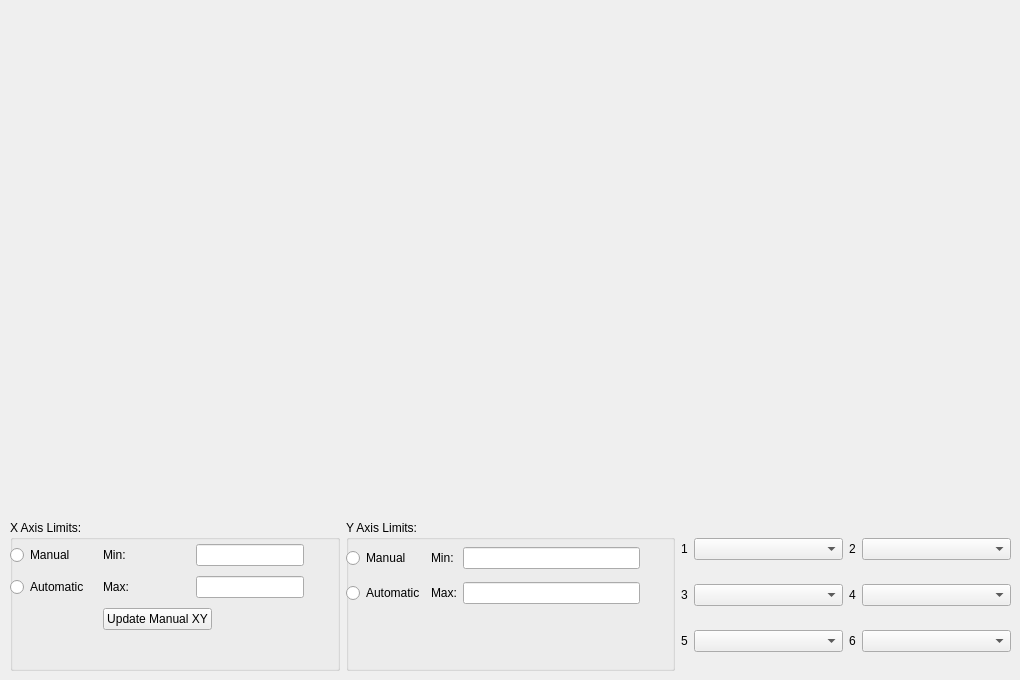
    <widget class="QWidget" name="plot">
     <attribute name="title">
      <string>Plot</string>
     </attribute>
     <widget class="QWidget" name="gridLayoutWidget_3">
      <property name="geometry">
       <rect>
        <x>10</x>
        <y>10</y>
        <width>1001</width>
        <height>502</height>
       </rect>
      </property>
      <layout class="QGridLayout" name="gridLayout_3">
       <item row="0" column="0" rowspan="2" alignment="Qt::AlignTop">
        <widget class="QCustomPlot" name="customPlot" native="true">
         <property name="minimumSize">
          <size>
           <width>100</width>
           <height>500</height>
          </size>
         </property>
        </widget>
       </item>
      </layout>
     </widget>
     <widget class="QWidget" name="horizontalLayoutWidget">
      <property name="geometry">
       <rect>
        <x>10</x>
        <y>520</y>
        <width>1001</width>
        <height>151</height>
       </rect>
      </property>
      <layout class="QHBoxLayout" name="horizontalLayout">
       <item>
        <widget class="QGroupBox" name="groupBoxXaxisLim">
         <property name="autoFillBackground">
          <bool>false</bool>
         </property>
         <property name="title">
          <string>X Axis Limits:</string>
         </property>
         <widget class="QWidget" name="gridLayoutWidget_4">
          <property name="geometry">
           <rect>
            <x>0</x>
            <y>20</y>
            <width>294</width>
            <height>95</height>
           </rect>
          </property>
          <layout class="QGridLayout" name="gridLayout_4">
           <item row="0" column="2">
            <widget class="QLineEdit" name="plot_xmin_lineEdit">
             <property name="sizePolicy">
              <sizepolicy hsizetype="Fixed" vsizetype="Fixed">
               <horstretch>0</horstretch>
               <verstretch>0</verstretch>
              </sizepolicy>
             </property>
             <property name="minimumSize">
              <size>
               <width>100</width>
               <height>0</height>
              </size>
             </property>
             <property name="baseSize">
              <size>
               <width>100</width>
               <height>0</height>
              </size>
             </property>
             <property name="readOnly">
              <bool>true</bool>
             </property>
            </widget>
           </item>
           <item row="0" column="0">
            <widget class="QRadioButton" name="radioButtonXManual">
             <property name="text">
              <string>Manual</string>
             </property>
            </widget>
           </item>
           <item row="0" column="1">
            <widget class="QLabel" name="label_22">
             <property name="text">
              <string>Min:</string>
             </property>
            </widget>
           </item>
           <item row="1" column="2">
            <widget class="QLineEdit" name="plot_xmax_lineEdit">
             <property name="sizePolicy">
              <sizepolicy hsizetype="Fixed" vsizetype="Fixed">
               <horstretch>0</horstretch>
               <verstretch>0</verstretch>
              </sizepolicy>
             </property>
            </widget>
           </item>
           <item row="1" column="0">
            <widget class="QRadioButton" name="radioButtonXAuto">
             <property name="text">
              <string>Automatic</string>
             </property>
            </widget>
           </item>
           <item row="1" column="1">
            <widget class="QLabel" name="label_23">
             <property name="text">
              <string>Max:</string>
             </property>
            </widget>
           </item>
           <item row="2" column="1" colspan="2">
            <widget class="QPushButton" name="UpdatePlotpushButton">
             <property name="sizePolicy">
              <sizepolicy hsizetype="Fixed" vsizetype="Fixed">
               <horstretch>0</horstretch>
               <verstretch>0</verstretch>
              </sizepolicy>
             </property>
             <property name="text">
              <string>Update Manual XY</string>
             </property>
            </widget>
           </item>
          </layout>
         </widget>
        </widget>
       </item>
       <item>
        <widget class="QGroupBox" name="groupBoxYaxisLim">
         <property name="title">
          <string>Y Axis Limits:</string>
         </property>
         <widget class="QWidget" name="gridLayoutWidget_5">
          <property name="geometry">
           <rect>
            <x>0</x>
            <y>20</y>
            <width>294</width>
            <height>71</height>
           </rect>
          </property>
          <layout class="QGridLayout" name="gridLayout_5">
           <item row="0" column="0">
            <widget class="QRadioButton" name="radioButtonYManual">
             <property name="text">
              <string>Manual</string>
             </property>
            </widget>
           </item>
           <item row="1" column="2">
            <widget class="QLineEdit" name="plot_ymax_lineEdit"/>
           </item>
           <item row="1" column="0">
            <widget class="QRadioButton" name="radioButtonYAuto">
             <property name="text">
              <string>Automatic</string>
             </property>
            </widget>
           </item>
           <item row="0" column="2">
            <widget class="QLineEdit" name="plot_ymin_lineEdit"/>
           </item>
           <item row="0" column="1">
            <widget class="QLabel" name="label_24">
             <property name="text">
              <string>Min:</string>
             </property>
            </widget>
           </item>
           <item row="1" column="1">
            <widget class="QLabel" name="label_25">
             <property name="text">
              <string>Max:</string>
             </property>
            </widget>
           </item>
          </layout>
         </widget>
        </widget>
       </item>
       <item>
        <layout class="QGridLayout" name="gridLayout_7">
         <item row="0" column="0">
          <widget class="QLabel" name="label_t1">
           <property name="sizePolicy">
            <sizepolicy hsizetype="Fixed" vsizetype="Minimum">
             <horstretch>0</horstretch>
             <verstretch>0</verstretch>
            </sizepolicy>
           </property>
           <property name="baseSize">
            <size>
             <width>30</width>
             <height>0</height>
            </size>
           </property>
           <property name="text">
            <string>1</string>
           </property>
          </widget>
         </item>
         <item row="0" column="1">
          <widget class="QComboBox" name="cBoxvar1"/>
         </item>
         <item row="1" column="3">
          <widget class="QComboBox" name="cBoxvar4"/>
         </item>
         <item row="2" column="3">
          <widget class="QComboBox" name="cBoxvar6"/>
         </item>
         <item row="2" column="1">
          <widget class="QComboBox" name="cBoxvar5"/>
         </item>
         <item row="0" column="3">
          <widget class="QComboBox" name="cBoxvar2"/>
         </item>
         <item row="1" column="1">
          <widget class="QComboBox" name="cBoxvar3"/>
         </item>
         <item row="0" column="2">
          <widget class="QLabel" name="label_t2">
           <property name="sizePolicy">
            <sizepolicy hsizetype="Fixed" vsizetype="Minimum">
             <horstretch>0</horstretch>
             <verstretch>0</verstretch>
            </sizepolicy>
           </property>
           <property name="baseSize">
            <size>
             <width>30</width>
             <height>0</height>
            </size>
           </property>
           <property name="text">
            <string>2</string>
           </property>
          </widget>
         </item>
         <item row="1" column="0">
          <widget class="QLabel" name="label_t3">
           <property name="sizePolicy">
            <sizepolicy hsizetype="Fixed" vsizetype="Minimum">
             <horstretch>0</horstretch>
             <verstretch>0</verstretch>
            </sizepolicy>
           </property>
           <property name="baseSize">
            <size>
             <width>30</width>
             <height>0</height>
            </size>
           </property>
           <property name="text">
            <string>3</string>
           </property>
          </widget>
         </item>
         <item row="1" column="2">
          <widget class="QLabel" name="label_t4">
           <property name="sizePolicy">
            <sizepolicy hsizetype="Fixed" vsizetype="Minimum">
             <horstretch>0</horstretch>
             <verstretch>0</verstretch>
            </sizepolicy>
           </property>
           <property name="baseSize">
            <size>
             <width>30</width>
             <height>0</height>
            </size>
           </property>
           <property name="text">
            <string>4</string>
           </property>
          </widget>
         </item>
         <item row="2" column="0">
          <widget class="QLabel" name="label_t5">
           <property name="sizePolicy">
            <sizepolicy hsizetype="Fixed" vsizetype="Minimum">
             <horstretch>0</horstretch>
             <verstretch>0</verstretch>
            </sizepolicy>
           </property>
           <property name="baseSize">
            <size>
             <width>30</width>
             <height>0</height>
            </size>
           </property>
           <property name="text">
            <string>5</string>
           </property>
          </widget>
         </item>
         <item row="2" column="2">
          <widget class="QLabel" name="label_t6">
           <property name="sizePolicy">
            <sizepolicy hsizetype="Fixed" vsizetype="Minimum">
             <horstretch>0</horstretch>
             <verstretch>0</verstretch>
            </sizepolicy>
           </property>
           <property name="baseSize">
            <size>
             <width>30</width>
             <height>0</height>
            </size>
           </property>
           <property name="text">
            <string>6</string>
           </property>
          </widget>
         </item>
        </layout>
       </item>
      </layout>
     </widget>
    </widget>
